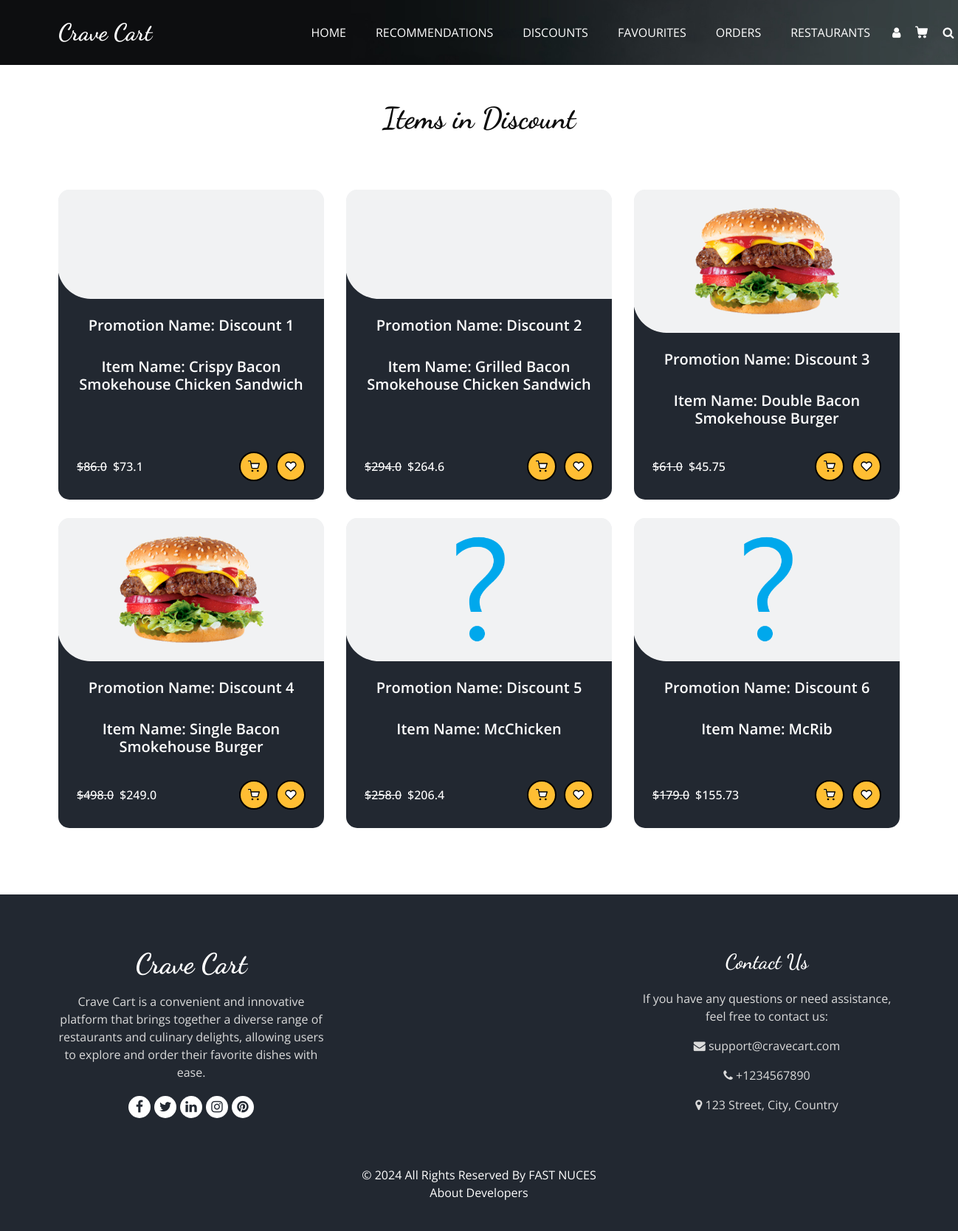
/discounts (signed in), run on an earlier commit of the app's database.
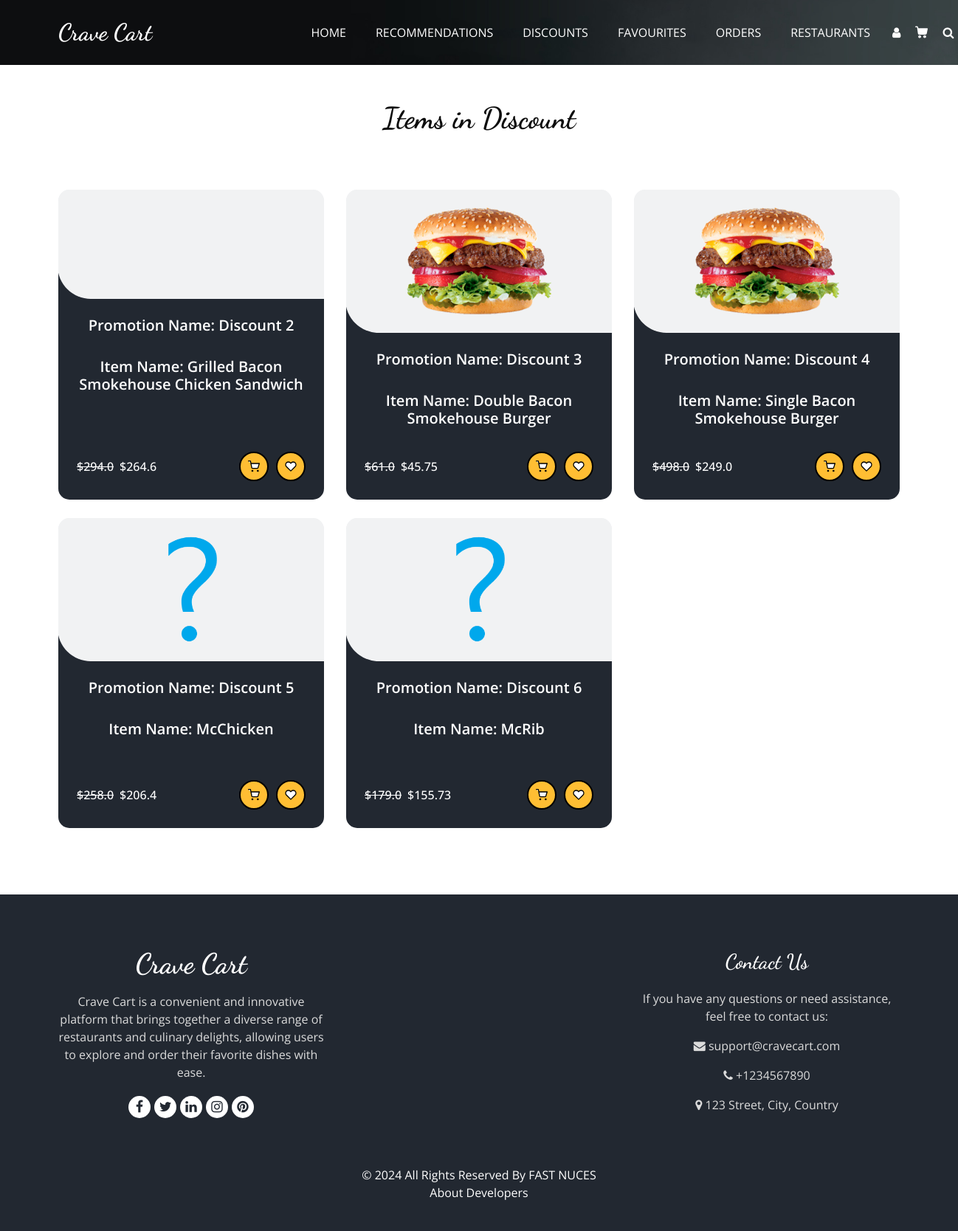
And on a later commit of the database.
### tables this page shows
CREATE TABLE Promotions (
                        PromotionID INTEGER PRIMARY KEY AUTOINCREMENT,
                        PromotionName TEXT,
                        MenuID INTEGER,
                        Description TEXT,
                        Discount REAL,
                        StartDate TEXT,
                        EndDate TEXT,
                        FOREIGN KEY (MenuID) REFERENCES Menus (MenuID) ON DELETE CASCADE
                    );

CREATE TABLE Menus (
                        MenuID INTEGER PRIMARY KEY AUTOINCREMENT,
                        RestaurantID INTEGER,
                        ItemName TEXT,
                        Description TEXT,
                        Price REAL,
                        Category TEXT,
                        ImagePNG TEXT,
                        ImageJPG TEXT,
                        Rating INTEGER DEFAULT 0,
                        FOREIGN KEY (RestaurantID) REFERENCES Restaurants(RestaurantID) ON DELETE CASCADE
                    );

### userEndpoints.py (the view)
@User.route('/discounts')
def discounts():
    if 'username' not in session:
        return redirect('/login')
    if not DataBase.is_customer(session['username'],session['email'],session['password']):
        return render_template('404.html'), 404
    data= DataBase.get_active_promotions(current_date=date.today().strftime("%Y-%m-%d"),all=True,png=True)
    print(data)
    return render_template('user/discounts.html',data=data,result=len(data))

### DataBase.py (called while the page is built)
def is_customer(id,email,password):
    try:
        cursor.execute('''SELECT * FROM Customers where CustomerID=? AND email = ? AND password=?;''',[id,email,password])
        ans = cursor.fetchone()
        if ans:
            return True
        else:
            return False
    except Exception as e:
        print(e)
        return False

### templates/user/discounts.html (shortened to what this page needs)
<!DOCTYPE html>
<html>
<head>
   <link
   rel="stylesheet"
   type="text/css"
   href="{{url_for('static',filename='css/bootstrap.css')}}"
 />
 <link
   rel="stylesheet"
   type="text/css"
   href="https://cdnjs.cloudflare.com/ajax/libs/OwlCarousel2/2.3.4/assets/owl.carousel.min.css"
 />
 <link
   rel="stylesheet"
   href="https://cdnjs.cloudflare.com/ajax/libs/jquery-nice-select/1.1.0/css/nice-select.min.css"
 />
 <link
   href="{{url_for('static',filename='css/font-awesome.min.css')}}"
   rel="stylesheet"
 />
 <link
   href="{{url_for('static',filename='css/style.css')}}"
   rel="stylesheet"
 />
 <link
   href="{{url_for('static',filename='css/responsive.css')}}"
   rel="stylesheet"
 />
</head>
<body class="sub_page">
  <div class="hero_area">
    <div class="bg-box">
      <img src="{{url_for('static',filename='images/hero-bg.jpg')}}" alt="">
    </div>
    <header class="header_section">
      <div class="container">
        <nav class="navbar navbar-expand-lg custom_nav-container ">
          <a class="navbar-brand" href="home">
            <span>
              Crave Cart
            </span>
          </a>
          <div class="collapse navbar-collapse" id="navbarSupportedContent">
            <ul class="navbar-nav  mx-auto ">
              <li class="nav-item">
                <a class="nav-link" href="home">Home </a>
              </li>
              <li class="nav-item">
                <a class="nav-link" href="recommendation">Recommendations  </a>
              </li>
              <li class="nav-item">
                <a class="nav-link" href="discounts">Discounts<span class="sr-only">(current)</span></a>
              </li>
              <li class="nav-item">
                <a class="nav-link" href="favourites">Favourites</a>
              </li>
              <li class="nav-item">
                <a class="nav-link" href="trackorders">Orders</a>
              </li>
              <li class="nav-item">
                <a class="nav-link" href="restaurants">Restaurants</a>
              </li>
            </ul>
            <div class="user_option">
                <a href="profile" class="user_link">
                  <i class="fa fa-user" aria-hidden="true"></i>
                </a>
                <a class="cart_link" href="cart">
                 </a>
                 <form class="form-inline active">
                  <button class="btn my-2 my-sm-0 nav_search-btn" type="button" onclick="openSearchPage()">
                      <i class="fa fa-search" aria-hidden="true"></i>
                  </button>
                 </form>
             </div>
          </div>
        </nav>
      </div>
    </header>
  </div>
    {%if result!=0%}
        <section class="food_section layout_padding-bottom">
          <div class="container">
            <div class="heading_container heading_center">
              <br /><br />
              <h2>Items in Discount</h2>
              <br /><br />
            </div>
            <div class="filters-content">
              <div class="row grid">
                  {% for item in data%}
                  <div class="col-sm-6 col-lg-4 all category">
                  <div class="box" id="menu-item-box">
                    <div>
                      <div class="img-box">
                        <img src="{{url_for('static',filename='images/'+item['Image'])}}" alt="">
                      </div>
                      <div class="detail-box">
                        <h5>
                          Promotion Name: {{item['PromotionName']}}
                        </h5>
                          <br>
                        <h5>
                          Item Name: {{item['itemName']}}
                        </h5>
                        <div class="options discount-options">
                          <h6 style="text-decoration: line-through;">
                            ${{item['Price']}}
                        </h6>
                          <h6 style="margin-right: auto;">
                              ${{item['DiscountedPrice']}}
                          </h6>
                          <div class="button-container" id="menu-buttons">
                            <a href="#"
                                class="add-to-cart-btn-discount add-to-cart-btn-style"
                                data-name="{{ item['PromotionName'] }}">
                            </a>
                            <a href="#" class="favorite-btn-discount favorite-btn-style" data-name="{{ item['PromotionName'] }}">
                            </a>
                        </div>
                        </div>
                      </div>
                    </div>
                  </div>
                  </div>
                  {%endfor%}
              </div>
            </div>
        </div>
      </section>
    {%endif%}
  <footer class="footer_section">
    <div class="container">
        <div class="row">
            <div class="col-md-4 footer-col">
                <div class="footer_detail">
                    <a href="#" class="footer-logo">Crave Cart</a>
                    <p>Crave Cart is a convenient and innovative platform that brings together a diverse range of restaurants and culinary delights, allowing users to explore and order their favorite dishes with ease.</p>
                    <div class="footer_social">
                        <a ><i class="fa fa-facebook" aria-hidden="true"></i></a>
                        <a ><i class="fa fa-twitter" aria-hidden="true"></i></a>
                        <a ><i class="fa fa-linkedin" aria-hidden="true"></i></a>
                        <a ><i class="fa fa-instagram" aria-hidden="true"></i></a>
                        <a ><i class="fa fa-pinterest" aria-hidden="true"></i></a>
                    </div>
                </div>
            </div>
            <div class="col-md-4 footer-col">
            </div>
            <div class="col-md-4 footer-col">
                <h4>Contact Us</h4>
                <p>If you have any questions or need assistance, feel free to contact us:</p>
                <p><i class="fa fa-envelope"></i> support@cravecart.com</p>
                <p> <i class="fa fa-phone"></i> +1234567890</p>
                <p> <i class="fa fa-map-marker"></i> 123 Street, City, Country</p>
            </div>
        </div>
        <div class="footer-info">
            <p>&copy; <span id="displayYear"></span> All Rights Reserved By <a href="https://www.nu.edu.pk/">FAST NUCES</a><br>
                <a href="/Aboutus"> About Developers </a>
            </p>
        </div>
    </div>
</footer>
</body>
</html>

### static/css/responsive.css (style rules this page uses)
@media (min-width: 1200px) { .container { max-width: 1170px; } }

What changed in the data, as far as the page shows it:
removed Promotions: PromotionName "Discount 1", itemName "Crispy Bacon Smokehouse Chicken Sandwich", Price "86.0", DiscountedPrice "73.1"
